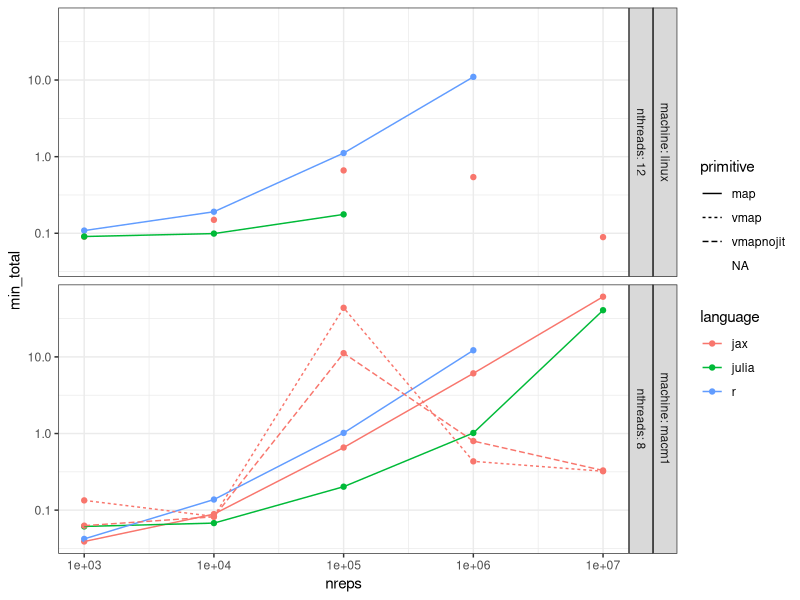
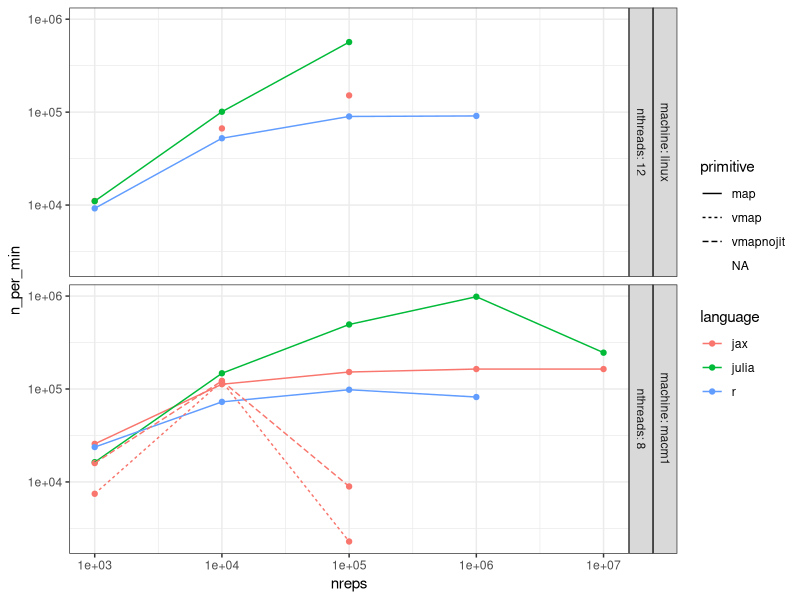
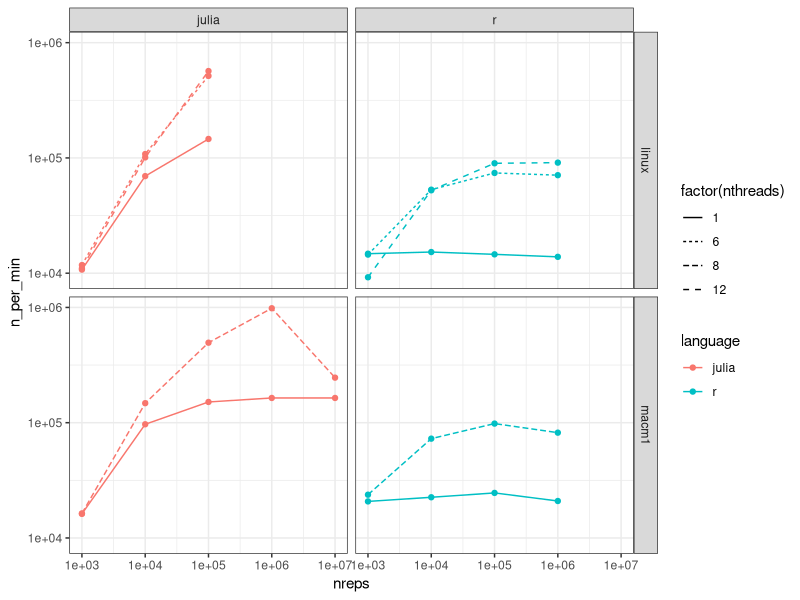

These charts were generated, in order, by the following R code:
## ---- chunk 1
#| label: fig-times
#| fig-cap: "Time to run experiments on the maximum number of threads"
#| eval: true
#| code-fold: true

suppressMessages({
    library(dplyr)
    library(data.table)
    library(purrr)
    library(stringr)
    library(ggplot2); theme_set(theme_bw())
    library(knitr)
    library(kableExtra)
})

# get timings from mac
lns <- readr::read_lines('timings.txt')
# get timings from linux machine
blns <- readr::read_lines('bashtimings.txt')

# remove lines with warnings / errors printed to txt file
lns <- str_subset(lns, "^Rscript|julia|python")
mtimings <- data.table(raw_string=lns)
btimings <- data.table(raw_string=blns)

# remove white space and first word (for linux)
timings <- rbindlist(list(macm1=mtimings, linux=btimings), idcol='machine')
timings[, string:=str_trim(raw_string)] # remove white space
timings[, string:=str_replace(string, "^real\t", "")] # remove first word linux

# find the language from the string
timings[machine=='macm1', command:=word(string)]
timings[command=='Rscript', language:='r']
timings[command=='python', language:='jax']
timings[command=='julia', language:='julia']
timings[machine=='linux', language:=str_extract(string, "(?<=s )[a-z]+")]

# grab number of threads and reps
timings[, nthreads:=as.integer(str_extract(string, "(\\d+)(?= nthreads)"))]
timings[, max_threads:=max(nthreads, na.rm=T), by='machine']
timings[is.na(nthreads) & language == 'jax', nthreads:=max_threads]
timings[is.na(nthreads) & language %in% c('r', 'julia'), nthreads:=1L]
timings[, nreps:=as.integer(str_extract(string, "(\\d+)(?= nreps)"))]
timings[, max_threads:=max(nthreads), by='machine']

# find jax primitive
timings[, primitive:=str_extract(string, "(\\w+)(?= primitive)")]
timings[machine=='macm1'&language=='jax'&is.na(primitive), primitive:='map']
#timings <- timings[!(language=='jax' & primitive!='map')]
# timings[language=='jax', language:=paste0(language, '-', primitive)]
timings[language!='jax', primitive:='map']

# grab the time 
timings[machine=='macm1', time_str:=str_extract(string, "(?<=cpu\\ )(.*)(?= total)")]
timings[, milliseconds:=as.integer(str_extract(time_str, "(\\d+)$"))]
timings[, seconds     :=as.integer(str_extract(time_str, "(\\d+)(?=.)"))]
timings[, minutes     :=as.integer(str_extract(time_str, "(\\d+)(?=:)"))]
timings[, hours       :=as.integer(str_extract(time_str, "(\\d+)(?=:(\\d+:))"))]
timings[machine=='linux', minutes:=as.integer(str_extract(string, "^(\\d+)"))]
timings[machine=='linux', seconds:=as.integer(str_extract(string, "(?<=m)(\\d+)"))]
timings[machine=='linux', milliseconds:=as.integer(str_extract(string, "(\\d+)(?=s)"))]
timings[is.na(minutes), minutes:=0]
timings[is.na(hours), hours:=0]


timings[, sec_total:=60*60*hours + 60*minutes + seconds + milliseconds / 1000]
timings[, min_total:=sec_total / 60]

# add some vars
timings[, n_per_min:=nreps / min_total]
timings[, n_per_min3:=n_per_min/1000]

# remove a couple of failed runs where time went down for more experiments (= out of memory)
#timings <- timings[n_per_min < 1.5e6]


fwrite(timings, 'allresults.csv', row.names=F)

ggplot(timings[nthreads==max_threads], aes(x=nreps, y=min_total, col=language)) +
  geom_point() + geom_line(aes(linetype=primitive)) + 
  scale_x_log10() + scale_y_log10() + 
  # facet_grid(machine+nthreads~primitive, labeller='label_both')
  facet_grid(machine+nthreads~., labeller='label_both')
## ---- chunk 2
#| label: exclude-oom
#| eval: true
#| echo: false

timings <- timings[!((language == 'jax') & (primitive != 'map') & (nreps > 1e5))]

## ---- chunk 3
#| label: fig-speeds
#| fig-cap: "Speed: number of repetitions per minute versus of number of experiments"
#| eval: true
#| echo: false

ggplot(timings[nthreads==max_threads], aes(x=nreps, y=n_per_min, col=language)) +
  geom_point() + geom_line(aes(linetype=primitive)) + 
  scale_x_log10() + scale_y_log10() + 
  facet_grid(machine+nthreads~., labeller='label_both')
## ---- chunk 4
#| label: fig-threads
#| fig-cap: "Scaling of speed with number of threads"
#| eval: true
#| echo: false

ggplot(timings[!str_starts(language, 'jax')], aes(x=nreps, y=n_per_min, col=language)) +
  geom_point() + geom_line(aes(linetype=factor(nthreads))) + 
  scale_x_log10() + scale_y_log10() + 
  facet_grid(machine~language)
## ---- chunk 5
#| label: tab-threads
#| tbl-cap: "Scaling of speed with number of threads, number of experiments per minute (1000s)"
#| eval: true
#| echo: false

tw <- dcast(timings[!str_starts(language, 'jax')], language+nreps~machine+nthreads, value.var='n_per_min3')
tw[, `:=`(speedup6=linux_6/linux_1, speedup12=linux_12/linux_1, speedup8=macm1_8/macm1_1)]
outcols <- c('language', 'nreps', 'linux_1', 'linux_6', 'speedup6', 'linux_12', 'speedup12', 'macm1_1', 'macm1_8', 'speedup8')

tw[, .SD, .SDcols=outcols] %>%
  mutate_if(is.double, ~format(round(., 1), nsmall = 1)) %>%
  kable(align='r') %>%
  row_spec(4, hline_after=T) %>%
  column_spec(3, border_right=T) %>%
  column_spec(5, border_right=T) %>%
  column_spec(7, border_right=T) %>%
  column_spec(8, border_left=T, border_right=T) %>%
  kable_styling()
## ---- chunk 6
#| label: tbl-best-per-language
#| tbl-cap: "Best speeds per language and machine"
#| eval: true
#| echo: false

timings[order(-n_per_min), lang_order:=1:.N, by=c('language', 'machine')]
best_r_speeds <- timings[lang_order==1&language=='r', list(n_per_min, machine)]
timings[best_r_speeds, vs_r_speedup:=n_per_min/i.n_per_min, on='machine']

tabcolnames <- c('nreps'='n experiments',
                 'nthreads'='n threads',
                 'min_total'='running time (minutes)',
                 'n_per_min3'='experiments per minute (x1000)',
                 'vs_r_speedup'='speed-up vs best R',
                 'language'='language',
                 'primitive'='primitive',
                 'machine'='machine')
tabcols <- names(tabcolnames)

timings[lang_order==1, .SD, .SDcols=tabcols] %>%
    .[order(machine,language)] %>%
    mutate_if(is.double, ~format(round(., 1), nsmall = 1)) %>%
    kable(align='r', col.names=tabcolnames)
## ---- chunk 7
#| label: tbl-topspeeds
#| tbl-cap: "top 10 speeds overall"
#| eval: true
#| echo: false

timings[order(-n_per_min), .SD, .SDcols=tabcols][1:10] %>%
    mutate_if(is.double, ~format(round(., 1), nsmall = 1)) %>%
    kable(align='r', col.names = tabcolnames)
